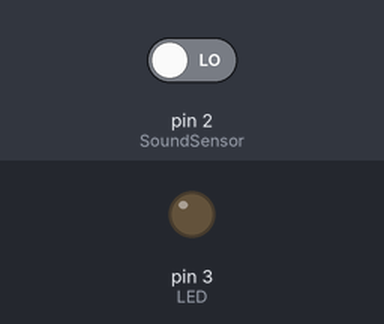
A sketch run on a simulated Arduino Uno, built with avr-gcc and run on an emulated ATmega328P. Parts: output pins drawn as LEDs (lit = HIGH). Dashed ring = blinking. The inputs (shaded band) are chosen by the test bench; at power-on: pin 2 (SoundSensor) LOW. What the sketch prints to the serial monitor is not drawn.

Above: at 1.2 s.
1.3 s: pin 2 (SoundSensor) driven HIGH
At 4.2 s:
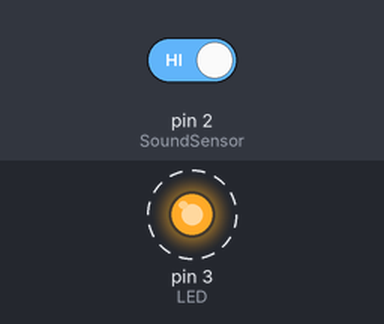
4.3 s: pin 2 (SoundSensor) driven LOW
At 5.4 s:
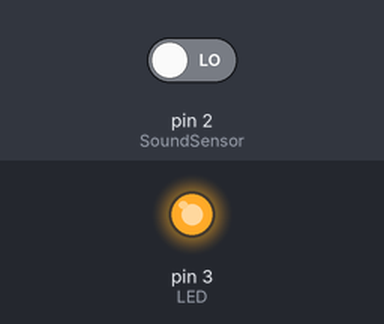
Timing chart, 0 to 7.3 s (numbered marks = the images above; inputs shaded):
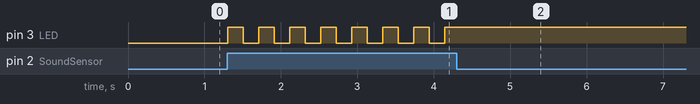

The sketch:

clapper.ino
```cpp
int SoundSensor = 2; // LM393 Sound Sensor Digital Pin D0 connected to pin 2
int LED = 3;         // LED connected to pin 3
boolean LEDStatus = false;
unsigned long lastClapTime = 0;
unsigned long clapInterval = 200; // Adjust as needed, this is the maximum time between two claps to be considered a double clap

void setup() {
  pinMode(SoundSensor, INPUT);
  pinMode(LED, OUTPUT);
  Serial.begin(9600);
}

void loop() {
  int SensorData = digitalRead(SoundSensor);
  Serial.println(SensorData);

  if (SensorData == HIGH && (millis() - lastClapTime) > clapInterval) {

    lastClapTime = millis();

    // Check if this is the first clap of a potential double clap
    if (LEDStatus == false) {
      LEDStatus = true;
      digitalWrite(LED, HIGH);
    } else { // If it's the second clap
      // Reset LED status and turn off LED
      LEDStatus = false;
      digitalWrite(LED, LOW);
    }
  }
}
```

Measured:
- after the input at 1.3 s, pin 3 (LED): alternates HIGH for 0.20 s and LOW for 0.20 s, starting at once
- after the input at 4.3 s, pin 3 (LED): stops changing and stays HIGH
